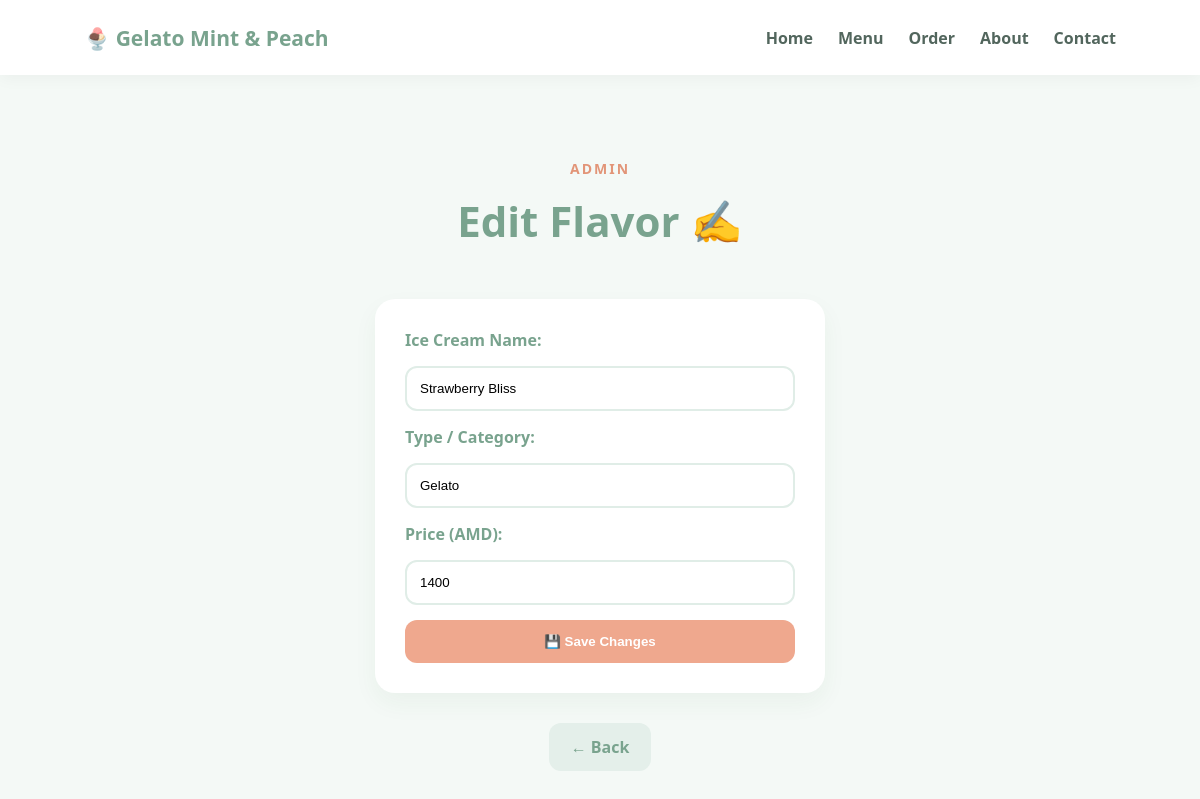
Page /edit/2 on the committed database.
### tables this page shows
CREATE TABLE icecream (
            id INTEGER PRIMARY KEY AUTOINCREMENT,
            name TEXT NOT NULL,
            type TEXT NOT NULL,
            price INTEGER NOT NULL
        );

### main.py (the view)
@app.get("/edit/{id}")
def edit_icecream(id: int, request: Request):
    conn = get_connection()
    icecream = conn.execute(
        "SELECT * FROM icecream WHERE id=?",
        (id,)
    ).fetchone()
    conn.close()
    if icecream is None:
        return RedirectResponse(
            "/",
            status_code=303
        )
    return templates.TemplateResponse(
        request,
        "edit.html",
        {"icecream": icecream}
    )

### Templates/edit.html (shortened to what this page needs)
<!DOCTYPE html>
<html lang="en">
<head>
    <link rel="stylesheet" href="/Static/style.css">
</head>
<body>
<nav>
    <div class="nav-logo">🍨 Gelato Mint & Peach</div>
    <div class="nav-links">
        <a href="/">Home</a>
        <a href="/menu">Menu</a>
        <a href="/order">Order</a>
        <a href="/about">About</a>
        <a href="/contact">Contact</a>
    </div>
</nav>
<section class="page-header">
    <p class="small-title">ADMIN</p>
    <h1>Edit Flavor ✍️</h1>
</section>
<form
    action="/update/{{ icecream['id'] }}"
    method="post"
    class="icecream-form"
>
    <label>Ice Cream Name:</label>
    <input
        type="text"
        name="name"
        value="{{ icecream['name'] }}"
        required
    >
    <label>Type / Category:</label>
    <input
        type="text"
        name="type"
        value="{{ icecream['type'] }}"
        required
    >
    <label>Price (AMD):</label>
    <input
        type="number"
        name="price"
        value="{{ icecream['price'] }}"
        required
    >
    <button type="submit">
        💾 Save Changes
    </button>
</form>
<div class="center">
    <a href="/" class="secondary-btn">
        ← Back
    </a>
</div>
</body>
</html>

### Static/style.css (style rules this page uses)
* { box-sizing: border-box; }
body { background-color: #F4F9F6; font-family: 'Segoe UI', Tahoma, Geneva, Verdana, sans-serif; color: #2C3E50; margin: 0; }
nav { width: 100%; min-height: 75px; background: white; display: flex; align-items: center; justify-content: space-between; padding: 15px 7%; box-shadow: 0 4px 15px rgba(0, 0, 0, 0.04); }
.nav-logo { color: #79A38E; font-size: 21px; font-weight: 800; }
.nav-links { display: flex; gap: 25px; }
.nav-links a { text-decoration: none; color: #52665D; font-weight: 600; transition: 0.2s; }
.small-title { color: #E29578; font-size: 14px; font-weight: 800; letter-spacing: 2px; }
.main-btn, .secondary-btn, .card-btn { text-decoration: none; display: inline-block; border-radius: 12px; padding: 13px 22px; font-weight: 700; border: none; cursor: pointer; transition: 0.25s; }
.secondary-btn { background: #E4EFEA; color: #79A38E; }
.page-header { text-align: center; padding: 70px 20px 40px; width: 100%; }
.page-header h1 { color: #79A38E; font-size: 42px; margin: 10px 0; }
.icecream-form { background: white; padding: 30px; border-radius: 20px; width: 90%; max-width: 450px; margin: 0 auto 30px; display: flex; flex-direction: column; gap: 15px; box-shadow: 0 10px 25px rgba(45, 90, 39, 0.05); }
.icecream-form label { color: #79A38E; font-weight: 600; }
.icecream-form input { padding: 13px; border: 2px solid #E0EDE7; border-radius: 12px; outline: none; }
.icecream-form button { background: #EFA88E; color: white; padding: 14px; border: none; border-radius: 12px; font-weight: bold; cursor: pointer; }
.center { text-align: center; }

### rows in the picture
icecream: name "Strawberry Bliss", type "Gelato", price "1400"
